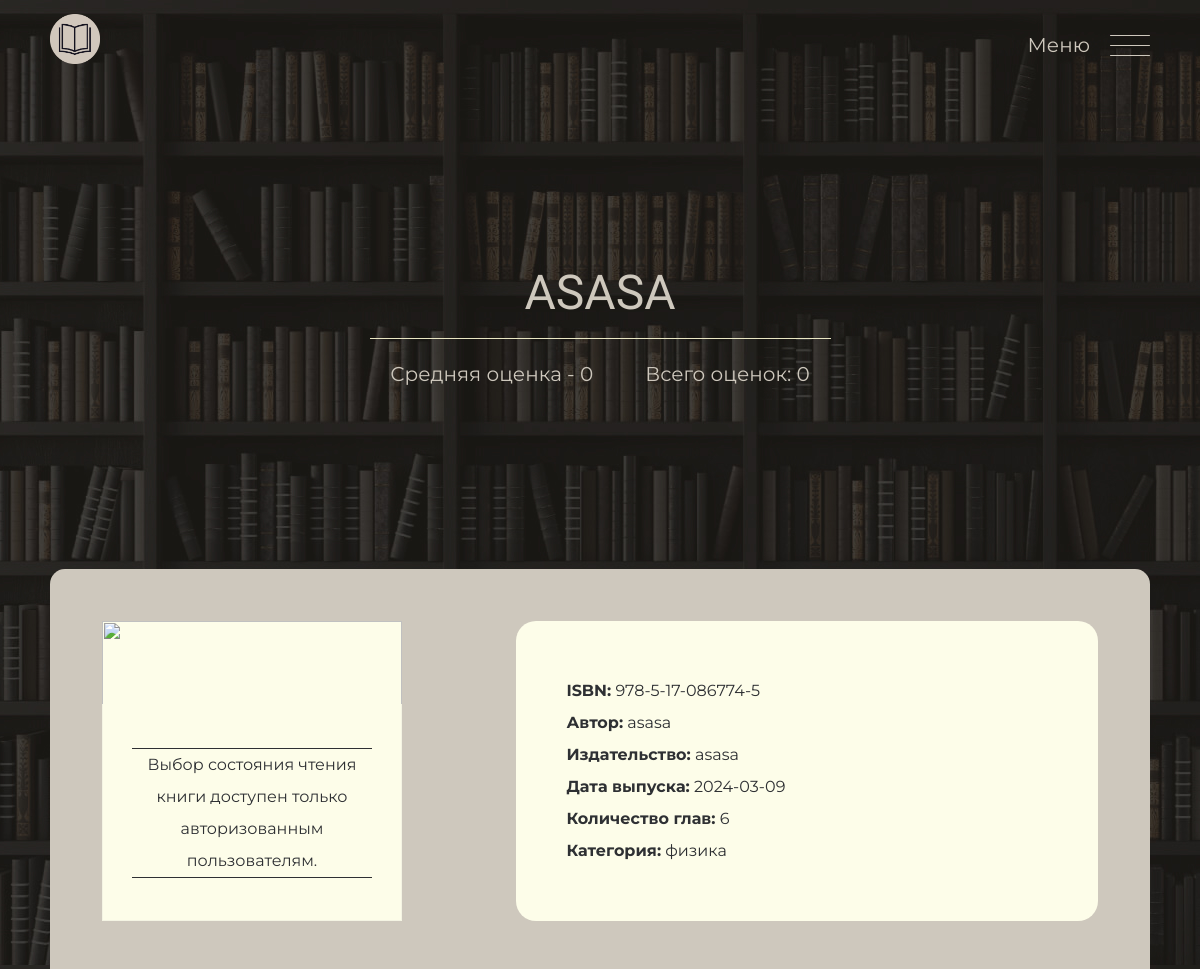
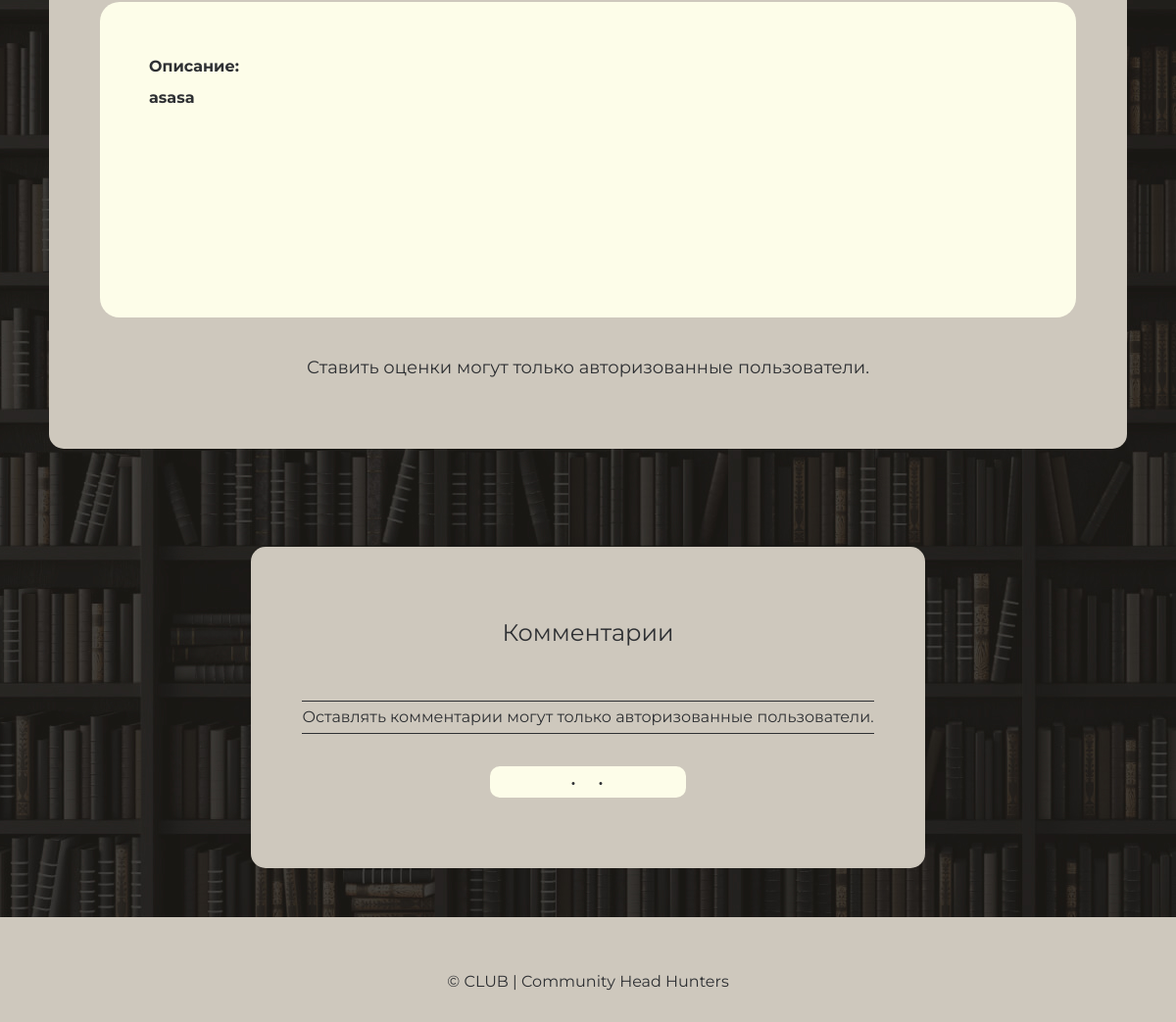
Screenshot of /book-page/asasa with the database file from the repository (2 pictures, top to bottom).
### app/models.py (models this page shows, shortened)
class Book(database.Model, SerializerMixin):
    __tablename__ = "books"
    id = database.Column(database.Integer, primary_key=True)
    cover = database.Column(database.LargeBinary, default=False)
    isbn = database.Column(database.String(64), unique=False)
    name = database.Column(database.String(128), unique=True, index=True)
    author = database.Column(database.String(128), unique=False)
    publishing_house = database.Column(database.String(128), unique=False)
    description = database.Column(database.Text(), unique=False)
    release_date = database.Column(database.Date(), unique=False)
    count_of_chapters = database.Column(database.Integer, unique=False)
    user_id = database.Column(database.Integer, database.ForeignKey('users.id'))
    category_id = database.Column(database.Integer, database.ForeignKey('categories.id'))
    cataloge_items = database.relationship('Item', backref='book', cascade="all, delete, delete-orphan")
    grades = database.relationship('BookGrade', backref='book', lazy='dynamic', cascade="all, delete, delete-orphan")
    comments = database.relationship('Comment', backref='book', lazy='dynamic', cascade="all, delete, delete-orphan")

class Category(database.Model, SerializerMixin):
    __tablename__ = "categories"
    id = database.Column(database.Integer, primary_key=True)
    name = database.Column(database.String(256), unique=True, index=True)
    books = database.relationship('Book', backref='category', lazy='dynamic', cascade="all, delete, delete-orphan")
    topics = database.relationship('DiscussionTopic', backref='category', lazy='dynamic', cascade="all, delete, delete-orphan")

### app/main/views.py (the view)
@main.route('/book-page/<name>', methods=['GET'])
def book_page(name):
    book = Book.query.filter_by(name=name).first()
    pagination = book.comments.order_by(Comment.timestamp.asc()).paginate(
        1, per_page=ELEMS_COUNT, error_out=False)
    comments = pagination.items
    grades = book.grades.all()
    try:
        fin_grade = round(
            sum([value.grade for value in grades]) / len(grades), 1)
    except:
        fin_grade = 0
    return render_template('main/book_page.html', book=book, fin_grade=fin_grade, comments=comments, pagination=pagination, len=len, str=str, grade_count=len(grades), int=int, display="none")

### app/templates/main/book_page.html (shortened to what this page needs)
<!DOCTYPE html>
<html lang="ru">
<head>
  <link rel="stylesheet" href="{{ url_for('static', filename='styles/css/normalize.css')}}" />
  <link rel="stylesheet" href="{{ url_for('static', filename='styles/css/style.css')}}" />
</head>
<body>
  <header class="header style-1">
    <div class="header__container container">
      <a class="header__logo" href="{{url_for('main.index')}}">
        <img class="header__logo-image" src="{{url_for('static', filename='styles/img/logo.png')}}"
          alt="Логотип MAGIC BOOK KEEPER">
      </a>
      <div class="header__right">
        <span class="header__menu">Меню</span>
        <button class="header__burger hamburger hamburger__collapse js-burger" type="button">
          <span class="hamburger__box">
            <span class="hamburger__inner"></span>
          </span>
        </button>
      </div>
    </div>
  </header>
  <main>
    <section class="main style-1">
      <div class="main__container container">
        <div class="main__top">
          <h1 class="main__title">{{ book.name }}</h1>
          <svg width="461" height="1" viewBox="0 0 461 1" fill="none" xmlns="http://www.w3.org/2000/svg">
            <line y1="0.5" x2="461" y2="0.5" stroke="#E9E6C3" />
          </svg>
        </div>
        <div class="main__bottom">
          <a class="main__bottom-item">Средняя оценка - {{ fin_grade }}</a>
          <a class="main__bottom-item"> Всего оценок: {{ grade_count }} </a>
        </div>
      </div>
    </section>
    <form action="{{url_for('personal.add_book_in_list_tmp', username=current_user.username, book_id=book.id)}}" method="post">
      <section class="book">
        <div class="book__container container">
          <div class="book__wrap">
            <div class="book__top">
              <div class="book__image">
                <div class="book__set">
                  {% if current_user.is_authenticated %}
                  <select name="read_state" class="book__select">
                    <option class="book__state book__plan" value="Планирую">Планирую</option>
                    <option class="book__state book__read" value="Читаю">Читаю</option>
                    <option class="book__state book__fuck" value="Заброшено">Заброшено</option>
                    <option class="book__state book__done" value="Прочитано">Прочитано</option>
                  </select>
                  {% else %}
                  <h2 class="book__error">Выбор состояния чтения книги доступен только авторизованным пользователям.
                  </h2>
                  {% endif %}
                </div>
              </div>
              <div class="book__info">
                <ul class="book__list list-reset">
                  <li class="book__list-element"><b>ISBN:</b> {{ book.isbn }}</li>
                  <li class="book__list-element"><b>Автор:</b> {{ book.author }}</li>
                  <li class="book__list-element"><b>Издательство:</b> {{ book.publishing_house }}</li>
                  <li class="book__list-element"><b>Дата выпуска:</b> {{ book.release_date}}</li>
                  <li class="book__list-element"><b>Количество глав:</b> {{ book.count_of_chapters }}</li>
                  <li class="book__list-element"><b>Категория:</b> {{ book.category.name }}</li>
                </ul>
              </div>
            </div>
            <div class="book__bottom">
              <span class="book__span">Описание: </span>
              <p class="book__text">{{ book.description }}</p>
            </div>
            {% if current_user.is_authenticated %}
            <div class="book__footer">
              <h2 class="book__title">Поставьте оценку</h2>
              <ul class="book__marks list-reset">
                <li class="book__mark"><a
                    href="{{url_for('main.give_grade', username=current_user.username, book_id=book.id, grade=1)}}"
                    class="book__link">
                    <svg class="book__star" width="22" height="22" viewBox="0 0 14 14" fill="currentColor"
                      xmlns="http://www.w3.org/2000/svg">
                      <path
                        d="M13.6962 6.37199C13.9717 6.10343 14.069 5.70928 13.9501 5.34288C13.831 4.97648 13.5207 4.71492 13.1394 4.65942L9.74958 4.16687C9.60521 4.14584 9.48046 4.05529 9.41598 3.92437L7.90048 0.853009C7.73032 0.507914 7.38494 0.293457 7.00004 0.293457C6.61542 0.293457 6.27004 0.507914 6.09988 0.853009L4.5841 3.92465C4.51962 4.05557 4.39459 4.14612 4.25022 4.16715L0.860391 4.6597C0.479414 4.71492 0.168802 4.97676 0.0496586 5.34316C-0.069204 5.70956 0.0280727 6.10371 0.303643 6.37227L2.75631 8.76298C2.86087 8.86502 2.90881 9.01192 2.88414 9.15545L2.30553 12.5313C2.25422 12.8284 2.33216 13.1174 2.52447 13.3454C2.82331 13.7005 3.34501 13.8088 3.76215 13.5895L6.79371 11.9955C6.92042 11.9291 7.07993 11.9297 7.20637 11.9955L10.2382 13.5895C10.3857 13.6672 10.5429 13.7064 10.7052 13.7064C11.0016 13.7064 11.2825 13.5747 11.4756 13.3454C11.6682 13.1174 11.7459 12.8279 11.6946 12.5313L11.1157 9.15545C11.091 9.01164 11.1389 8.86502 11.2435 8.76298L13.6962 6.37199Z" />
                    </svg>
                  </a></li>
                <li class="book__mark"><a
                    href="{{url_for('main.give_grade', username=current_user.username, book_id=book.id, grade=2)}}"
                    class="book__link">
                    <svg class="book__star" width="22" height="22" viewBox="0 0 14 14" fill="currentColor"
                      xmlns="http://www.w3.org/2000/svg">
                      <path
                        d="M13.6962 6.37199C13.9717 6.10343 14.069 5.70928 13.9501 5.34288C13.831 4.97648 13.5207 4.71492 13.1394 4.65942L9.74958 4.16687C9.60521 4.14584 9.48046 4.05529 9.41598 3.92437L7.90048 0.853009C7.73032 0.507914 7.38494 0.293457 7.00004 0.293457C6.61542 0.293457 6.27004 0.507914 6.09988 0.853009L4.5841 3.92465C4.51962 4.05557 4.39459 4.14612 4.25022 4.16715L0.860391 4.6597C0.479414 4.71492 0.168802 4.97676 0.0496586 5.34316C-0.069204 5.70956 0.0280727 6.10371 0.303643 6.37227L2.75631 8.76298C2.86087 8.86502 2.90881 9.01192 2.88414 9.15545L2.30553 12.5313C2.25422 12.8284 2.33216 13.1174 2.52447 13.3454C2.82331 13.7005 3.34501 13.8088 3.76215 13.5895L6.79371 11.9955C6.92042 11.9291 7.07993 11.9297 7.20637 11.9955L10.2382 13.5895C10.3857 13.6672 10.5429 13.7064 10.7052 13.7064C11.0016 13.7064 11.2825 13.5747 11.4756 13.3454C11.6682 13.1174 11.7459 12.8279 11.6946 12.5313L11.1157 9.15545C11.091 9.01164 11.1389 8.86502 11.2435 8.76298L13.6962 6.37199Z" />
                    </svg>
                  </a></li>
                <li class="book__mark"><a
                    href="{{url_for('main.give_grade', username=current_user.username, book_id=book.id, grade=3)}}"
                    class="book__link">
                    <svg class="book__star" width="22" height="22" viewBox="0 0 14 14" fill="currentColor"
                      xmlns="http://www.w3.org/2000/svg">
                      <path
                        d="M13.6962 6.37199C13.9717 6.10343 14.069 5.70928 13.9501 5.34288C13.831 4.97648 13.5207 4.71492 13.1394 4.65942L9.74958 4.16687C9.60521 4.14584 9.48046 4.05529 9.41598 3.92437L7.90048 0.853009C7.73032 0.507914 7.38494 0.293457 7.00004 0.293457C6.61542 0.293457 6.27004 0.507914 6.09988 0.853009L4.5841 3.92465C4.51962 4.05557 4.39459 4.14612 4.25022 4.16715L0.860391 4.6597C0.479414 4.71492 0.168802 4.97676 0.0496586 5.34316C-0.069204 5.70956 0.0280727 6.10371 0.303643 6.37227L2.75631 8.76298C2.86087 8.86502 2.90881 9.01192 2.88414 9.15545L2.30553 12.5313C2.25422 12.8284 2.33216 13.1174 2.52447 13.3454C2.82331 13.7005 3.34501 13.8088 3.76215 13.5895L6.79371 11.9955C6.92042 11.9291 7.07993 11.9297 7.20637 11.9955L10.2382 13.5895C10.3857 13.6672 10.5429 13.7064 10.7052 13.7064C11.0016 13.7064 11.2825 13.5747 11.4756 13.3454C11.6682 13.1174 11.7459 12.8279 11.6946 12.5313L11.1157 9.15545C11.091 9.01164 11.1389 8.86502 11.2435 8.76298L13.6962 6.37199Z" />
                    </svg>
                  </a></li>
                <li class="book__mark">
                  <a href="{{url_for('main.give_grade', username=current_user.username, book_id=book.id, grade=4)}}"
                    class="book__link">
                    <svg class="book__star" width="22" height="22" viewBox="0 0 14 14" fill="currentColor"
                      xmlns="http://www.w3.org/2000/svg">
                      <path
                        d="M13.6962 6.37199C13.9717 6.10343 14.069 5.70928 13.9501 5.34288C13.831 4.97648 13.5207 4.71492 13.1394 4.65942L9.74958 4.16687C9.60521 4.14584 9.48046 4.05529 9.41598 3.92437L7.90048 0.853009C7.73032 0.507914 7.38494 0.293457 7.00004 0.293457C6.61542 0.293457 6.27004 0.507914 6.09988 0.853009L4.5841 3.92465C4.51962 4.05557 4.39459 4.14612 4.25022 4.16715L0.860391 4.6597C0.479414 4.71492 0.168802 4.97676 0.0496586 5.34316C-0.069204 5.70956 0.0280727 6.10371 0.303643 6.37227L2.75631 8.76298C2.86087 8.86502 2.90881 9.01192 2.88414 9.15545L2.30553 12.5313C2.25422 12.8284 2.33216 13.1174 2.52447 13.3454C2.82331 13.7005 3.34501 13.8088 3.76215 13.5895L6.79371 11.9955C6.92042 11.9291 7.07993 11.9297 7.20637 11.9955L10.2382 13.5895C10.3857 13.6672 10.5429 13.7064 10.7052 13.7064C11.0016 13.7064 11.2825 13.5747 11.4756 13.3454C11.6682 13.1174 11.7459 12.8279 11.6946 12.5313L11.1157 9.15545C11.091 9.01164 11.1389 8.86502 11.2435 8.76298L13.6962 6.37199Z" />
                    </svg>
                  </a>
                </li>
                <li class="book__mark"><a
                    href="{{url_for('main.give_grade', username=current_user.username, book_id=book.id, grade=5)}}"
                    class="book__link">
                    <svg class="book__star" width="22" height="22" viewBox="0 0 14 14" fill="currentColor"
                      xmlns="http://www.w3.org/2000/svg">
                      <path
                        d="M13.6962 6.37199C13.9717 6.10343 14.069 5.70928 13.9501 5.34288C13.831 4.97648 13.5207 4.71492 13.1394 4.65942L9.74958 4.16687C9.60521 4.14584 9.48046 4.05529 9.41598 3.92437L7.90048 0.853009C7.73032 0.507914 7.38494 0.293457 7.00004 0.293457C6.61542 0.293457 6.27004 0.507914 6.09988 0.853009L4.5841 3.92465C4.51962 4.05557 4.39459 4.14612 4.25022 4.16715L0.860391 4.6597C0.479414 4.71492 0.168802 4.97676 0.0496586 5.34316C-0.069204 5.70956 0.0280727 6.10371 0.303643 6.37227L2.75631 8.76298C2.86087 8.86502 2.90881 9.01192 2.88414 9.15545L2.30553 12.5313C2.25422 12.8284 2.33216 13.1174 2.52447 13.3454C2.82331 13.7005 3.34501 13.8088 3.76215 13.5895L6.79371 11.9955C6.92042 11.9291 7.07993 11.9297 7.20637 11.9955L10.2382 13.5895C10.3857 13.6672 10.5429 13.7064 10.7052 13.7064C11.0016 13.7064 11.2825 13.5747 11.4756 13.3454C11.6682 13.1174 11.7459 12.8279 11.6946 12.5313L11.1157 9.15545C11.091 9.01164 11.1389 8.86502 11.2435 8.76298L13.6962 6.37199Z" />
                    </svg>
                  </a></li>
              </ul>
            </div>
            {% else %}
            <div class="book__footer">
              <h2 class="book__title title">Ставить оценки могут только авторизованные пользователи.</h2>
            </div>
            {% endif %}
          </div>
        </div>
      </section>
    </form>
    <section class="comments">
      <div class="comments__container container">
        <div class="comments__wrap">
          <h2 class="comments__title title">Комментарии</h2>
          {% if current_user.is_authenticated %}
          <form class="comments__form" action="" id="add_comment_form" method="post">
            <label class="comments__label">
              <span class="comments__span">Ваш комментарий</span>
              <textarea type="text" id="comment_body_id" name="comment" class="comments__textarea" rows="7"
                placeholder="Введите свой комментарий.."></textarea>
            </label>
            <input class="comments__btn btn" type="button" value="Отправить" id="send_comment" data-user="{{current_user.username}}" data-book="{{book.name}}">
          </form>
          {% else %}
          <div class="book__footer">
            <h2 class="book__error">Оставлять комментарии могут только авторизованные пользователи.</h2>
          </div>
          {% endif %}
          {% if pagination %}
            <div class="list__pagination pagination" id="comments_pagination_container">
              <ul class="pagination__list list-reset" id="comments_pagination">
                <li class="pagination__item disabled">
                  &bull;
                </li>
                <li class="pagination__item disabled">
                  &bull;
                </li>
              </ul>
            </div>
          {% endif %}
        </div>
      </div>
    </section>
  </main>
  <footer class="footer">
    <div class="footer__container container">
      <a href="#" class="footer__wrap">© CLUB | Community Head Hunters</a>
    </div>
  </footer>
</body>
</html>

### rows the page displays
Book: name "ASASA", isbn "978-5-17-086774-5", author "asasa", publishing_house "asasa", release_date "2024-03-09", count_of_chapters "6", description "asasa"
Category: category.name "физика"

### other values shown
{{ fin_grade }} "0"
{{ grade_count }} "0"
